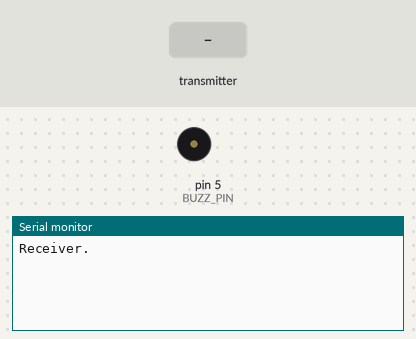
This sketch was run on a simulated Arduino Nano, built with avr-gcc and run on an emulated ATmega328P. On the bench: buzzer (waves = sounding, pin HIGH), the last lines printed to the serial monitor. The inputs (shaded band) are chosen by the test bench. No radio packets arrive unless stated.

Above: at 1.2 s.
1.3 s: the transmitter starts sending childInCar = 0
At 2.1 s:
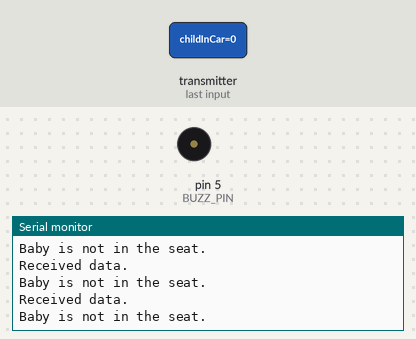
2.8 s: the transmitter starts sending childInCar = 1
At 3.4 s:
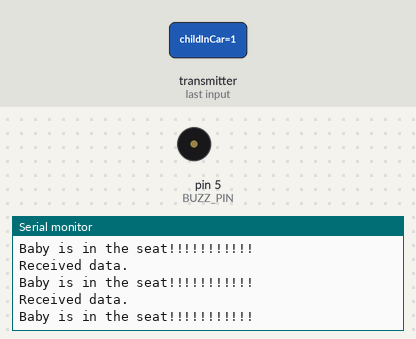

The sketch:

rec.ino
```cpp
/*
  * Group: REGS
  * Programmer: Joshua Edwards
  * 4/5/2019
  * This is the code for our key fob. It will transmitted to the Car seat
  * and recieve the status of the child in the car seat. If the child
  * is in the seat as of the last update to the key fob and it is unable to
  * transmit due to loss of connection (the parent walks away) then
  * the buzzer will go off.
*/

#include <SPI.h>                // Needed to talk to xmitter
#include <RF24.h>
#include <nRF24L01.h>
#include <RF24_config.h>

#define CE_PIN   7
#define CSN_PIN  8
#define BUZZ_PIN 5              //buzzer is on D5

/* Hardware configuration: Set up nRF24L01 radio on SPI bus plus pins 7 & 8 */
RF24 radio(CE_PIN, CSN_PIN);
/**********************************************************/

byte addresses[2][6] = {"Node1", "Node2"};
bool childInCar = false;
bool sleep = false;
bool test = false;
unsigned long currMillis;
unsigned long prevMillis;
unsigned long txIntervalMillis = 5000;  // check for 5 second gap
unsigned long sleeptime = 20000;        //sleep for 20 seconds

void setup()
{
  pinMode(BUZZ_PIN, OUTPUT);
  Serial.begin(9600);             // TODO: Remove this when I don't need to display to serial
  Serial.println(F("Receiver.")); // TODO: Remove this when I don't need to display to serial

  radio.begin();
  radio.setChannel(1);
  radio.setAutoAck(1);            // Ensure autoACK is enabled
  radio.setRetries(2, 15);        // Optionally, increase the delay between retries & # of retries
  radio.setCRCLength(RF24_CRC_8); // Use 8-bit CRC for performance

  radio.setPALevel(RF24_PA_LOW);  // Using low power to save power and have range short on purpose

  // Open a writing and reading pipe on each radio, with opposite addresses

  radio.openWritingPipe(addresses[1]);
  radio.openReadingPipe(1, addresses[0]);

  // Start the radio listening for data
  radio.startListening();
}

void loop()
{
  prevMillis = millis();                            // Get current time and put it into prevMillis
  currMillis = millis();
  if (sleep)                                        // If the RF24 is asleep
  {
    currMillis = millis();                       // Get time and put into currMillis
    while(currMillis - prevMillis < sleeptime)   // While time is less than 20 secs
    {
      currMillis = millis();                     // Get current time
    }                                               // Come out of loop
    sleep = false;                                  // Device coming out of sleep
    radio.powerUp();                                // Power up RF24
    prevMillis = millis();                          // Put current time into prevMillis
  }
  while (!radio.available())                        // If there is nothing in the buffer we are gonna wait
  {
    currMillis = millis();                       // Get current time while in loop
    if (currMillis - prevMillis >= txIntervalMillis) // If it has been longer than 5 seconds
    {
        if(childInCar)                              // If the child is in the seat
        {
          digitalWrite(BUZZ_PIN, HIGH);             // Set off the buzzer
        }
        else                                        // Otherwise
        {
          radio.powerDown();                        // It is safe to power down the RF24 for 20 seconds
          sleep = true;                             // We are in sleep mode
        }
    }
  } //end while loop
  if (radio.available())
  {                                                 // If there is data ready
    radio.read(&childInCar, sizeof(bool));          // Get the payload
    Serial.println(F("Received data."));            // TODO: Remove this when I don't need to display to serial
  }
  if (childInCar)
  {
    Serial.println(F("Baby is in the seat!!!!!!!!!!!"));  // TODO: Remove this when I don't need to display to serial
  }
  else
  {
    Serial.println(F("Baby is not in the seat."));  // TODO: Remove this when I don't need to display to serial
  }
}
```

Measured:
- after the input at 1.3 s, the serial monitor: prints a new line at once (image 1)
- after the input at 2.8 s, the serial monitor: prints a new line at once (image 2)
